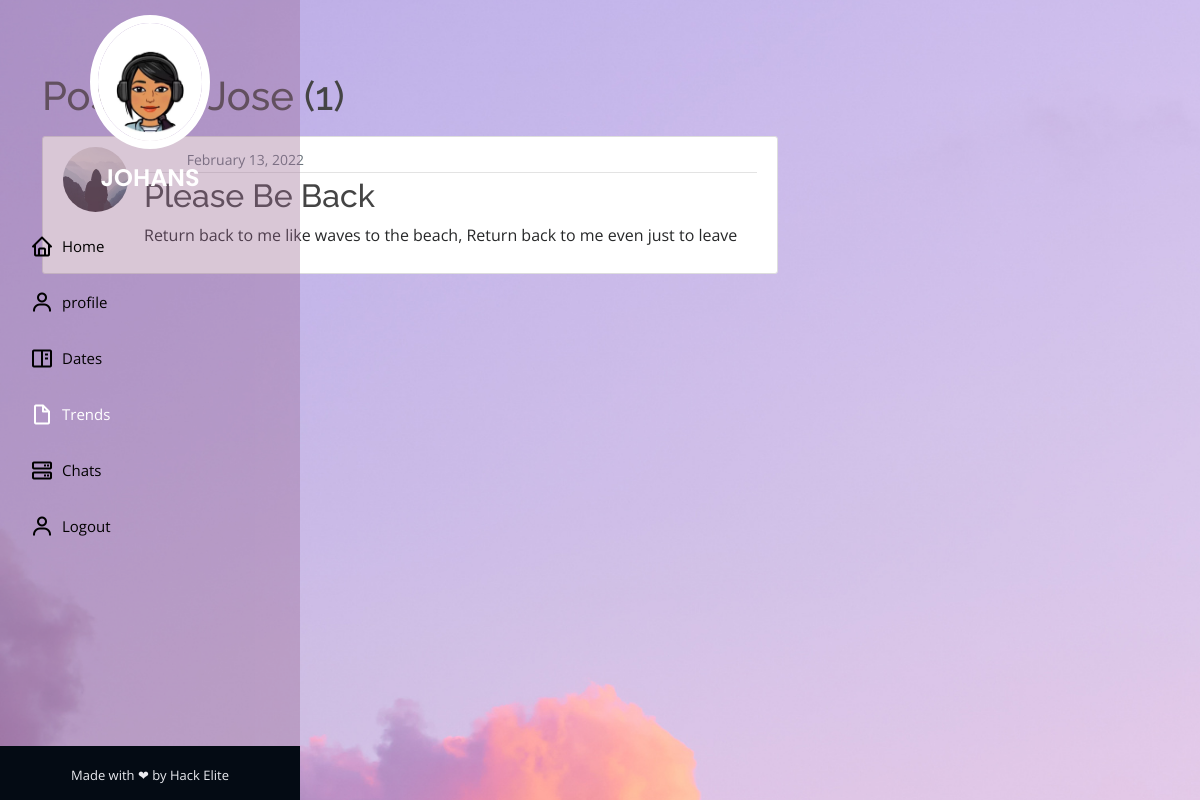
Screenshot of /user/Jose with the database file from the repository.
### blog/models.py (models this page shows, shortened)
class Post(models.Model):
    title = models.CharField(max_length=100)
    content = models.TextField()
    date_posted = models.DateTimeField(default=timezone.now)
    author = models.ForeignKey(User, on_delete=models.CASCADE)

### users/models.py (models this page shows, shortened)
class Profile(models.Model):
    user = models.OneToOneField(User, on_delete=models.CASCADE)
    image = models.ImageField(default='default.jpg', upload_to='profile_pics')

### blog/views.py (the view)
# urls.py: path('user/<str:username>', UserPostListView.as_view(), name='user-posts'),
class UserPostListView(ListView):
    model = Post
    template_name = 'blog/user_posts.html'  # <app>/<model>_<viewtype>.html
    context_object_name = 'posts'
    paginate_by = 5
    def get_queryset(self):
        user = get_object_or_404(User, username=self.kwargs.get('username'))
        return Post.objects.filter(author=user).order_by('-date_posted')

### blog/templates/blog/user_posts.html (shortened to what this page needs)
{% extends "blog/base.html" %}
{% block content %}
    <h1 class="mb-3">Posts by {{ view.kwargs.username }} ({{ page_obj.paginator.count }})</h1>
    {% for post in posts %}
        <article class="media content-section">
          <img class="rounded-circle article-img" src="{{ post.author.profile.image.url }}">
          <div class="media-body">
            <div class="article-metadata">
              <a class="mr-2" href="{% url 'user-posts' post.author.username %}">{{ post.author }}</a>
              <small class="text-muted">{{ post.date_posted|date:"F d, Y" }}</small>
            </div>
            <h2><a class="article-title" href="{% url 'post-detail' post.id %}">{{ post.title }}</a></h2>
            <p class="article-content">{{ post.content }}</p>
          </div>
        </article>
    {% endfor %}
{% endblock content %}

### blog/static/blog/main.css (style rules this page uses)
body { background:url("../blog/we.png"); color: #333333; margin-top: 5rem; }
h1, h2, h3, h4, h5, h6 { color: #444444; }
.content-section { background: #ffffff; padding: 10px 20px; border: 1px solid #dddddd; border-radius: 3px; margin-bottom: 20px; }
.article-title { color: #444444; }
.article-content { white-space: pre-line; }
.article-img { height: 65px; width: 65px; margin-right: 16px; }
.article-metadata { padding-bottom: 1px; margin-bottom: 4px; border-bottom: 1px solid #e3e3e3 }

### blog/static/blog/assets/css/style.css (style rules this page uses)
body { font-family: "Open Sans", sans-serif; color: #272829; }
a { color: #ffffff; text-decoration: none; }
h1, h2, h3, h4, h5, h6 { font-family: "Raleway", sans-serif; }

### rows the page displays
Post: author.profile.image (placeholder picture), author "Jose", date_posted "February 13, 2022", title "Please Be Back", content "Return back to me like waves to the beach, Return back to me even just to leave"

### other values shown
{{ view.kwargs.username }} "Jose"
{{ page_obj.paginator.count }} "1"
